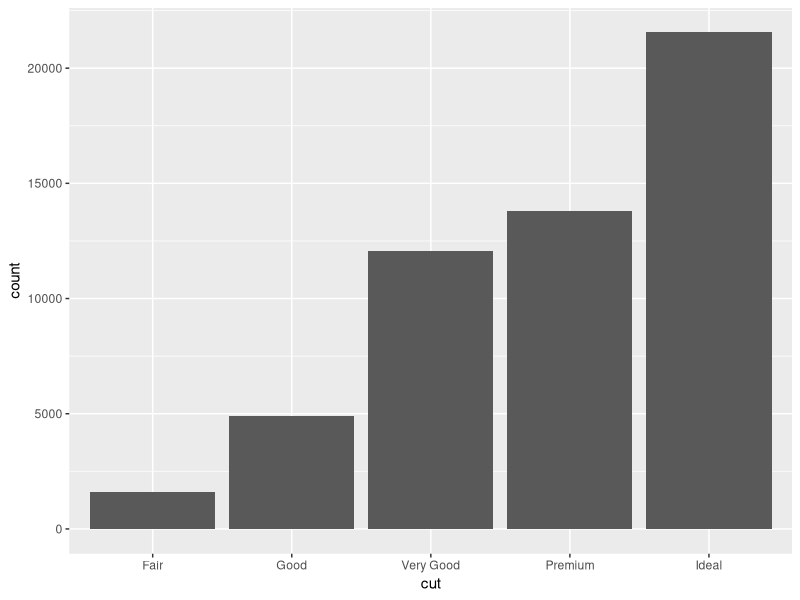
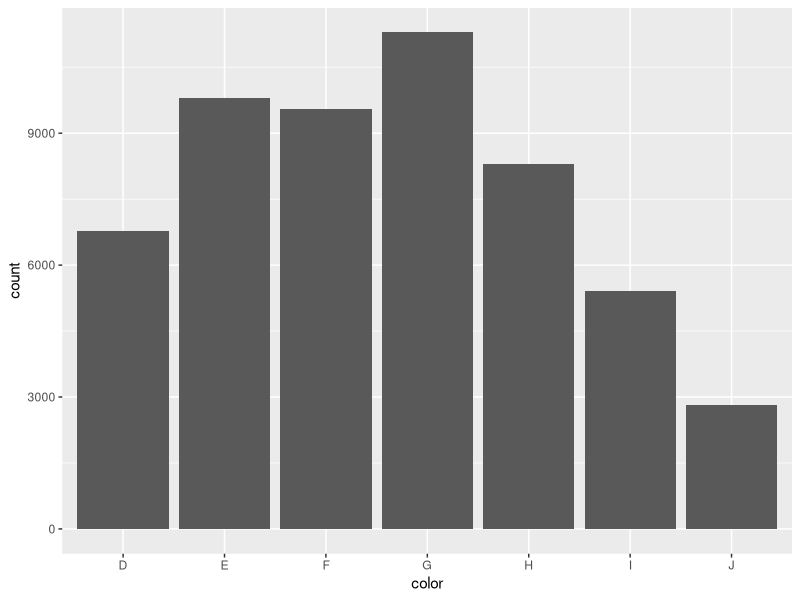
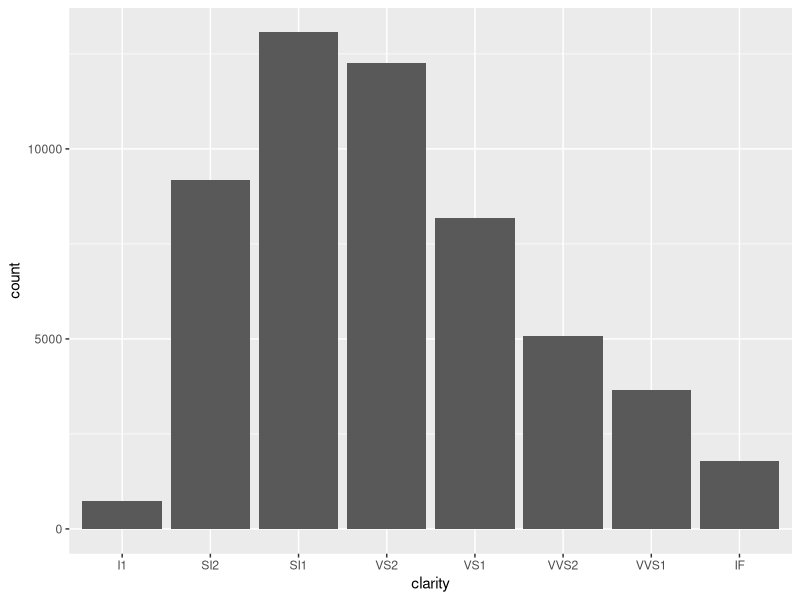

These figures' R source, in order: (Note: this script raises an error after producing the figures.)
#Nathan Mahler INFO 4130
#This EDA in general follows Def 3 where the goal of EDA is to facilitate a general
#understanding of the data. While Defs 1&2 presence are definitely felt I felt that Def 3 was the more overiding motivation here. 
#load needed packages and data
library(tidyverse)
#basic summary of data
summary(diamonds)
#see structure of data
str(diamonds)
#simple bar chart w/ cut
ggplot(data = diamonds) + 
  geom_bar(mapping=aes(x=cut))
#simple bar chart w/ color
ggplot(data = diamonds) + 
  geom_bar(mapping=aes(x=color))
#simple bar chart w/ clarity
ggplot(data = diamonds) + 
  geom_bar(mapping=aes(x=clarity))
# the distribution with clarity looks skewed. The data is definitely right-tailed.
#I1 data looks different, I will try to dive deeper into that area. 
#verify this with actual numbers
diamonds %>% count(clarity)
#First, I need to learn a little bit about diamond clarity.
# this site from the american gem society https://www.americangemsociety.org/page/clarityscale was useful.
#assign to an object
numberOfDiamondsPerClarityGroup <- diamonds %>% count(clarity)
numberOfDiamondsPerClarityGroup
#Isolate I1
I1NumberOfDiamondsPerClarityGroup <- numberOfDiamondsPerCarityGroup[1,]
#isolate and store info as data frame
dfnumberOfDiamondsPerClarityGroup <- as.data.frame(numberOfDiamondsPerClarityGroup[1,])
#Validate
dfnumberOfDiamondsPerClarityGroup
#The above lines of code, while not necessarily a part of my EDA were a good learning exercise.
#lines 14&15 showed the most interesting trend in my opinion (it was the trend about clarity).
#The below lines of code showed a different type of graph I had not used before so I wanted to run it.
smaller <- diamonds %>% 
  filter(carat < 3)
ggplot(data = smaller, mapping = aes(x = carat)) +
  geom_histogram(binwidth = 0.1)
ggplot(data = smaller, mapping = aes(x = carat, colour = cut)) +
  geom_freqpoly(binwidth = 0.1)
# The below code will allow us to see outliers in graphical from
ggplot(diamonds) + 
  geom_histogram(mapping = aes(x = y), binwidth = 0.5) +
  coord_cartesian(ylim = c(0, 50))
#The below code will allow us to view the individual outlier data points
unusual <- diamonds %>% 
  filter(y < 3 | y > 20) %>% 
  select(price, x, y, z) %>%
  arrange(y)
unusual
#rows 8&9 are unusual. Why?
#The below code will allow me to change the outliers with missing values since I can't explain them
diamonds2 <- diamonds %>% 
  mutate(y=ifelse(y<3 | y >20, NA,y))
